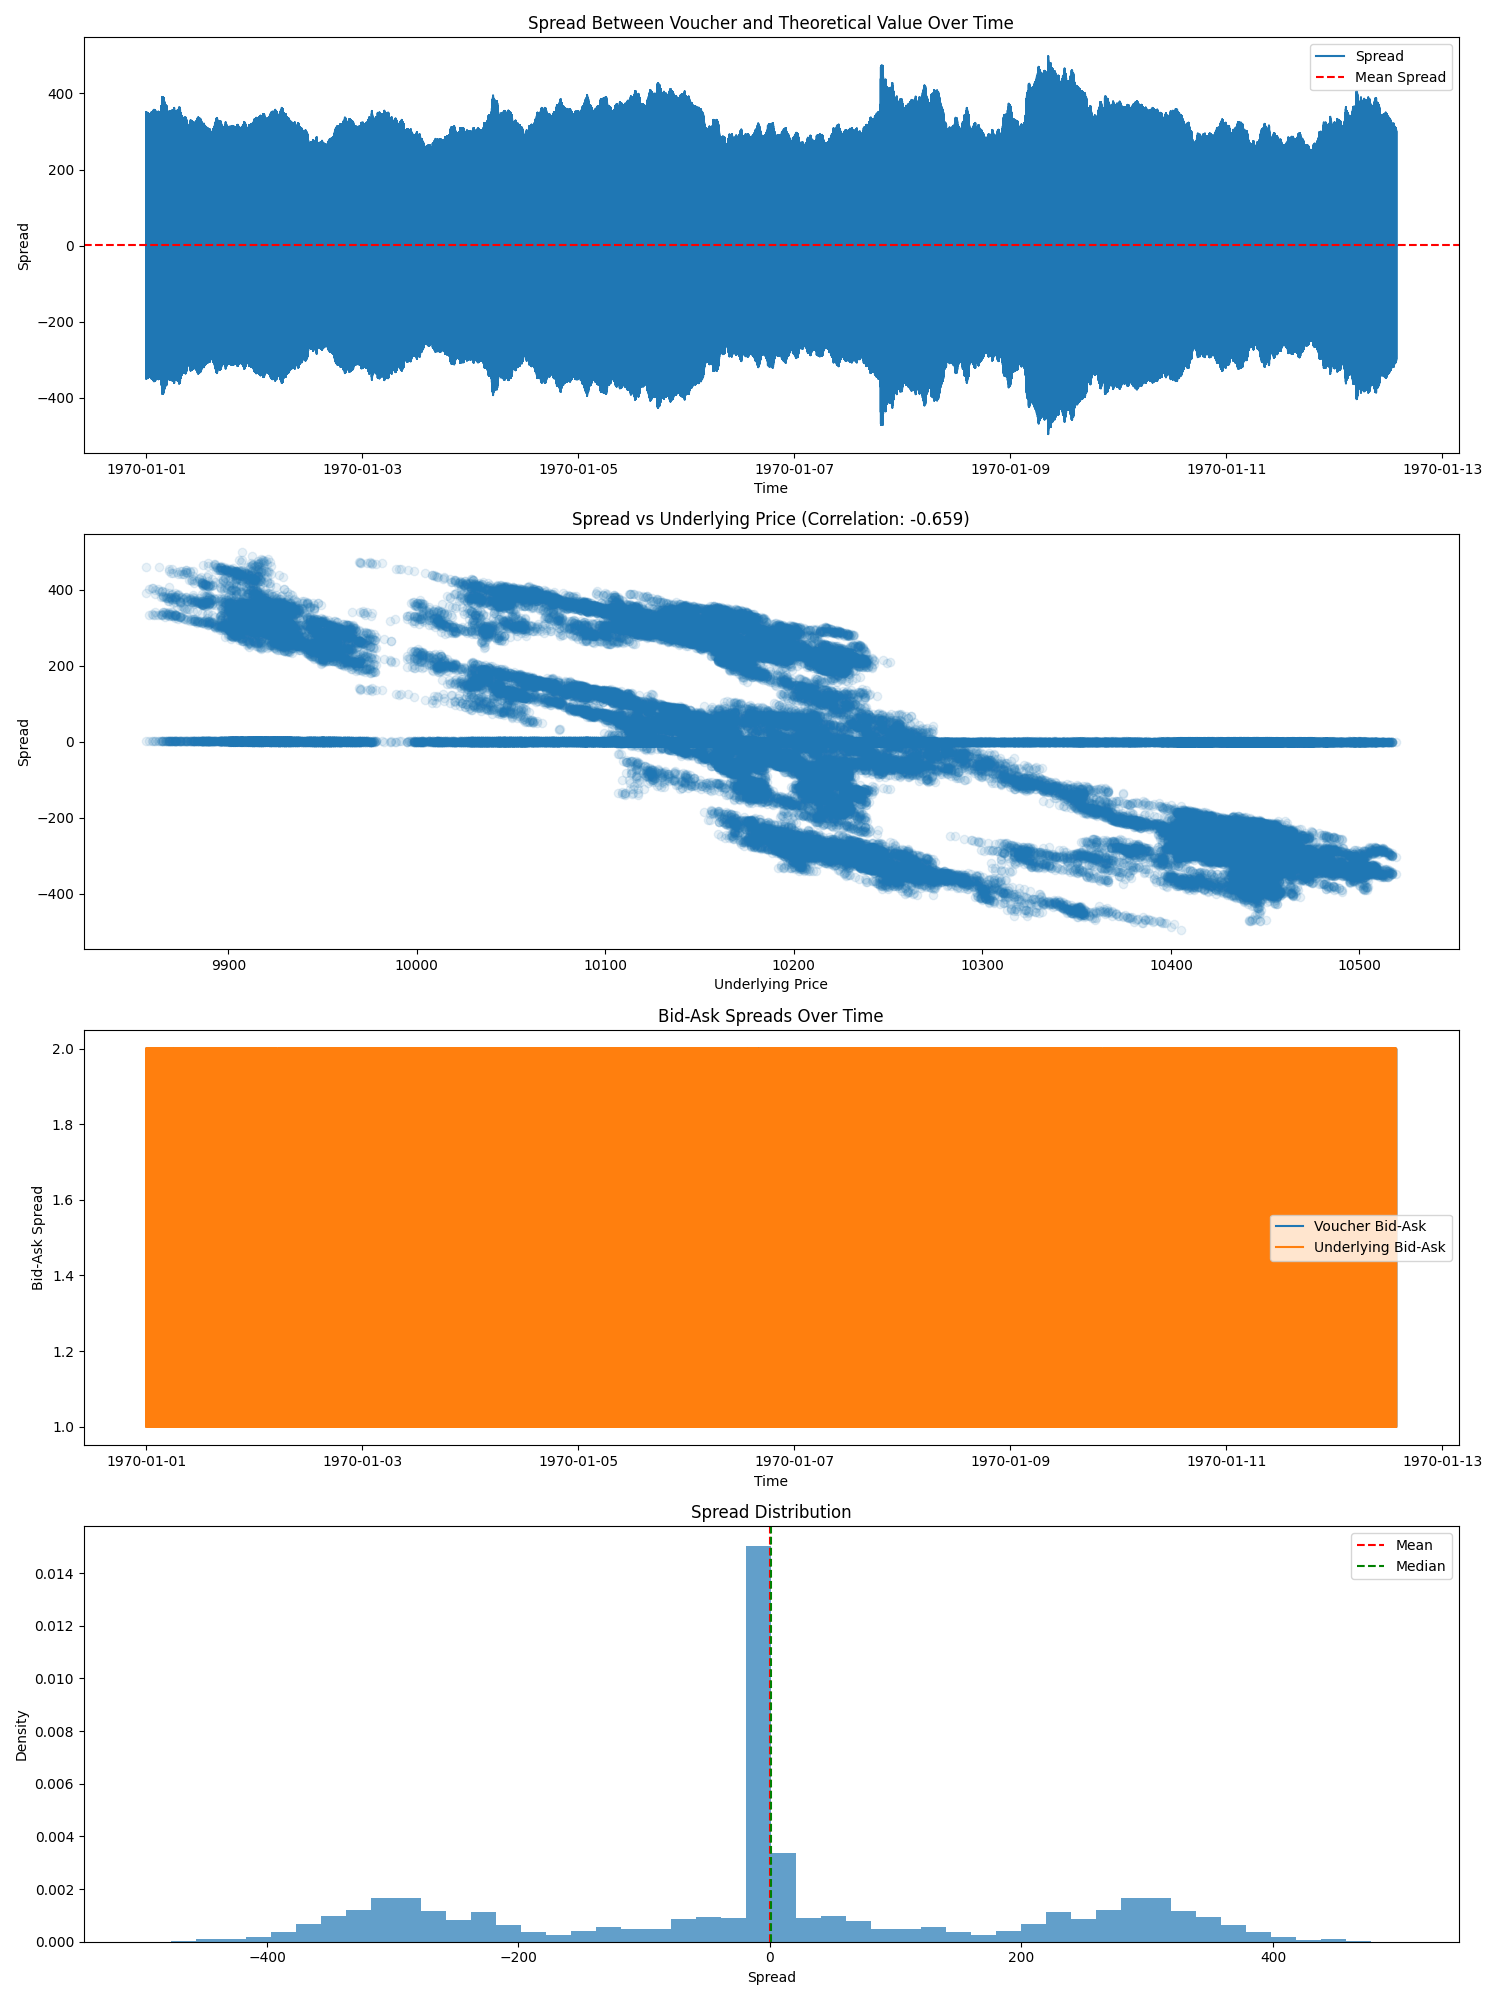

Write the Python code that produced this figure.
import pandas as pd
import numpy as np
import matplotlib.pyplot as plt
from pathlib import Path
import os

def load_data():
    data_dir = Path("round_4_data")
    all_data = []
    
    for day in range(1, 4):
        prices_file = data_dir / f"prices_round_4_day_{day}.csv"
        
        if not os.path.exists(prices_file):
            print(f"Warning: Missing prices file for day {day}")
            continue
            
        try:
            df = pd.read_csv(prices_file, sep=';')
            df['timestamp'] = pd.to_datetime(df['timestamp'], unit='s')
            all_data.append(df)
        except Exception as e:
            print(f"Error processing day {day}: {str(e)}")
            continue
    
    if not all_data:
        raise ValueError("No data was successfully loaded")
    
    return pd.concat(all_data, ignore_index=True)

def calculate_spreads(df):
    # Filter data for VOLCANIC_ROCK and VOLCANIC_ROCK_VOUCHER_9500
    volcanic_rock = df[df['product'] == 'VOLCANIC_ROCK']
    voucher = df[df['product'] == 'VOLCANIC_ROCK_VOUCHER_9750']
    
    # Merge the dataframes on timestamp
    merged_df = pd.merge(volcanic_rock, voucher, on='timestamp', suffixes=('', '_voucher'))
    
    # Calculate mid prices
    merged_df['volcanic_rock_mid'] = merged_df['mid_price']
    merged_df['volcanic_rock_voucher_mid'] = merged_df['mid_price_voucher']
    
    # Calculate the theoretical value (spot - strike)
    merged_df['theoretical_value'] = merged_df['volcanic_rock_mid'] - 9750
    
    # Calculate the spread between voucher and theoretical value
    merged_df['spread'] = merged_df['volcanic_rock_voucher_mid'] - merged_df['theoretical_value']
    
    # Calculate bid-ask spreads
    merged_df['voucher_bid_ask_spread'] = merged_df['ask_price_1_voucher'] - merged_df['bid_price_1_voucher']
    merged_df['underlying_bid_ask_spread'] = merged_df['ask_price_1'] - merged_df['bid_price_1']
    
    return merged_df

def analyze_spreads(df):
    # Basic statistics
    spread_stats = {
        'mean_spread': df['spread'].mean(),
        'std_spread': df['spread'].std(),
        'min_spread': df['spread'].min(),
        'max_spread': df['spread'].max(),
        'median_spread': df['spread'].median(),
        'mean_voucher_bid_ask': df['voucher_bid_ask_spread'].mean(),
        'mean_underlying_bid_ask': df['underlying_bid_ask_spread'].mean()
    }
    
    # Calculate correlation between spread and underlying price
    correlation = df['spread'].corr(df['volcanic_rock_mid'])
    
    # Calculate spread percentiles
    percentiles = df['spread'].quantile([0.1, 0.25, 0.5, 0.75, 0.9])
    
    return spread_stats, correlation, percentiles

def plot_analysis(df, spread_stats, correlation, percentiles):
    plt.figure(figsize=(15, 20))
    
    # Plot 1: Spread over time
    plt.subplot(4, 1, 1)
    plt.plot(df['timestamp'], df['spread'], label='Spread')
    plt.axhline(y=spread_stats['mean_spread'], color='r', linestyle='--', label='Mean Spread')
    plt.xlabel('Time')
    plt.ylabel('Spread')
    plt.title('Spread Between Voucher and Theoretical Value Over Time')
    plt.legend()
    
    # Plot 2: Spread vs Underlying Price
    plt.subplot(4, 1, 2)
    plt.scatter(df['volcanic_rock_mid'], df['spread'], alpha=0.1)
    plt.xlabel('Underlying Price')
    plt.ylabel('Spread')
    plt.title(f'Spread vs Underlying Price (Correlation: {correlation:.3f})')
    
    # Plot 3: Bid-Ask Spreads
    plt.subplot(4, 1, 3)
    plt.plot(df['timestamp'], df['voucher_bid_ask_spread'], label='Voucher Bid-Ask')
    plt.plot(df['timestamp'], df['underlying_bid_ask_spread'], label='Underlying Bid-Ask')
    plt.xlabel('Time')
    plt.ylabel('Bid-Ask Spread')
    plt.title('Bid-Ask Spreads Over Time')
    plt.legend()
    
    # Plot 4: Spread Distribution
    plt.subplot(4, 1, 4)
    plt.hist(df['spread'], bins=50, density=True, alpha=0.7)
    plt.axvline(x=spread_stats['mean_spread'], color='r', linestyle='--', label='Mean')
    plt.axvline(x=spread_stats['median_spread'], color='g', linestyle='--', label='Median')
    plt.xlabel('Spread')
    plt.ylabel('Density')
    plt.title('Spread Distribution')
    plt.legend()
    
    plt.tight_layout()
    plt.savefig('voucher_spread_analysis_1.png')
    plt.close()

def main():
    try:
        # Load and process data
        df = load_data()
        df = calculate_spreads(df)
        
        # Analyze spreads
        spread_stats, correlation, percentiles = analyze_spreads(df)
        
        # Print analysis results
        print("\nSpread Analysis Results:")
        print(f"Mean Spread: {spread_stats['mean_spread']:.2f}")
        print(f"Standard Deviation: {spread_stats['std_spread']:.2f}")
        print(f"Minimum Spread: {spread_stats['min_spread']:.2f}")
        print(f"Maximum Spread: {spread_stats['max_spread']:.2f}")
        print(f"Median Spread: {spread_stats['median_spread']:.2f}")
        print(f"\nBid-Ask Spreads:")
        print(f"Mean Voucher Bid-Ask: {spread_stats['mean_voucher_bid_ask']:.2f}")
        print(f"Mean Underlying Bid-Ask: {spread_stats['mean_underlying_bid_ask']:.2f}")
        print(f"\nCorrelation with Underlying Price: {correlation:.3f}")
        
        print("\nSpread Percentiles:")
        for p, value in percentiles.items():
            print(f"{p*100}th percentile: {value:.2f}")
        
        # Generate plots
        plot_analysis(df, spread_stats, correlation, percentiles)
        
        # Trading insights
        print("\nTrading Insights:")
        print("1. Look for spread mean reversion opportunities")
        print("2. Consider bid-ask spreads when entering/exiting positions")
        print("3. Monitor correlation with underlying price for potential arbitrage")
        print("4. Use percentiles to identify extreme spread values")
        
    except Exception as e:
        print(f"Error in analysis: {str(e)}")
        raise

if __name__ == "__main__":
    main() 